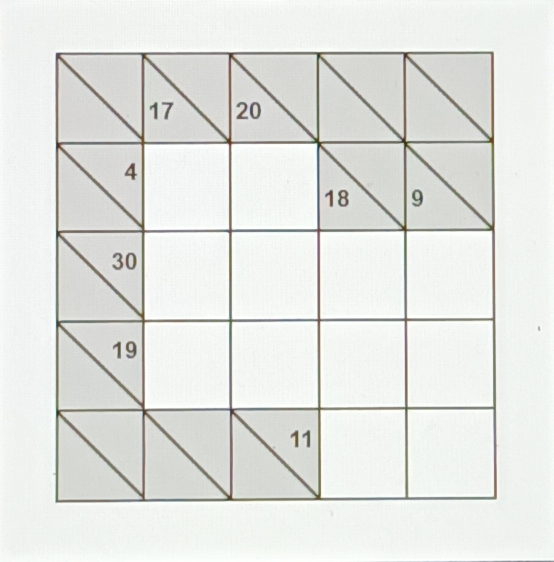
#> input picture data/original/KC_kakuro_05x05_experto_pantalla_luz_tenue.jpg, 1107 x 1123 px (shown at 1/2 size)
$ python -i cuadricula.py   (imports and definitions only)
#> lines starting #> are read from the running program, lines starting #| are printed output that depends on the picture; after the words box and inside, x2 and y2 are one past the last pixel; in counts of white or black regions, pixels touching at a corner belong together
#> further down, picture is the input picture: shape (1123, 1107, 3); mean B, G, R 225.4, 229, 227.3
"""Cuadrícula: detectar el tamaño n del tablero y la posición de sus líneas."""

import cv2
import numpy as np

from . import config


def proyecciones_lineas(imagen):
    """Calcula qué tanto aparece una línea de la grilla en cada columna y fila.

    Detecta bordes con Canny y aplica una apertura morfológica con un trazo
    largo horizontal y otro vertical: así sobreviven las líneas de la grilla
    y se borran los dígitos y la diagonal de las pistas.

    Recibe la imagen rectificada (BGR).
    Devuelve una tupla (px, py) de arreglos con valores entre 0 y 1:
      - px[x]: fracción de la columna x cubierta por líneas verticales;
      - py[y]: fracción de la fila y cubierta por líneas horizontales.
    """
    gris = cv2.cvtColor(imagen, cv2.COLOR_BGR2GRAY)
    gris = cv2.GaussianBlur(gris, config.KERNEL_DESENFOQUE_CUADRICULA, 0)
    bordes = cv2.Canny(gris, *config.CANNY_CUADRICULA)
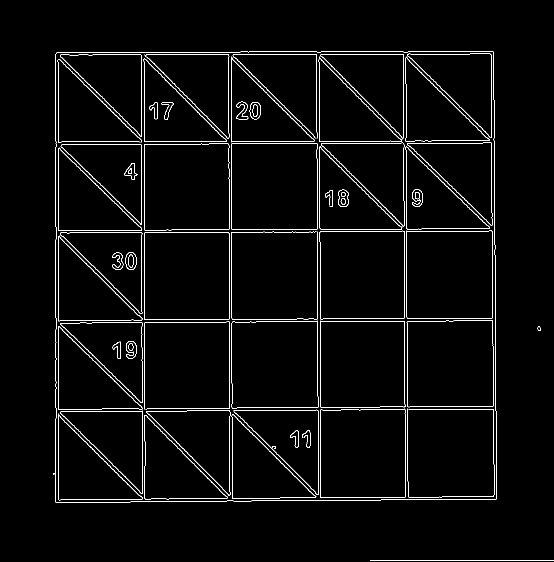
#> bordes: shape (1123, 1107) (shown at 1/2 size); 2.5% white in thin lines or dots, all inside (x1, y1, x2, y2) = (106, 103, 1107, 1122)
    bordes = cv2.dilate(bordes, np.ones(config.KERNEL_DILATACION_CUADRICULA, np.uint8))
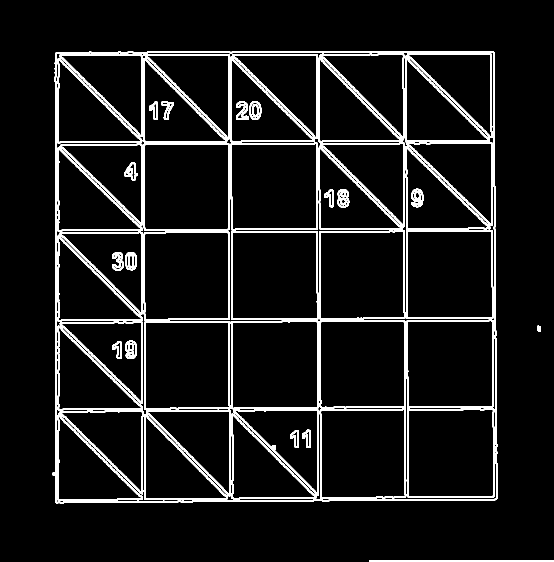
#> bordes: shape (1123, 1107) (shown at 1/2 size); 7.7% white; 27 white regions, largest, box (x1, y1, x2, y2) and area: (105, 102, 995, 1007) 35248, (288, 462, 638, 1000) 14439, (115, 643, 287, 1002) 8037
    largo = max(config.LARGO_LINEA_MIN, imagen.shape[0] // config.DIVISOR_LARGO_LINEA)
#> largo = 93
    horizontal = cv2.morphologyEx(
        bordes, cv2.MORPH_OPEN, cv2.getStructuringElement(cv2.MORPH_RECT, (largo, 1))
    )
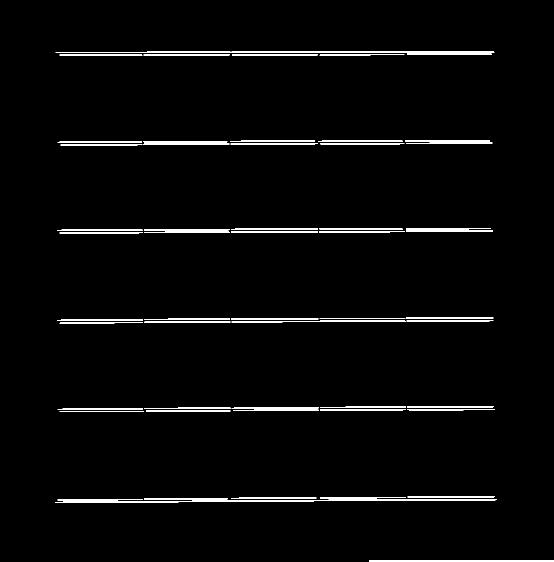
#> horizontal: shape (1123, 1107) (shown at 1/2 size); 2.3% white; 53 white regions, largest, box (x1, y1, x2, y2) and area: (110, 998, 994, 1006) 2534, (111, 102, 989, 106) 2435, (739, 1120, 1107, 1123) 1104
    vertical = cv2.morphologyEx(
        bordes, cv2.MORPH_OPEN, cv2.getStructuringElement(cv2.MORPH_RECT, (1, largo))
    )
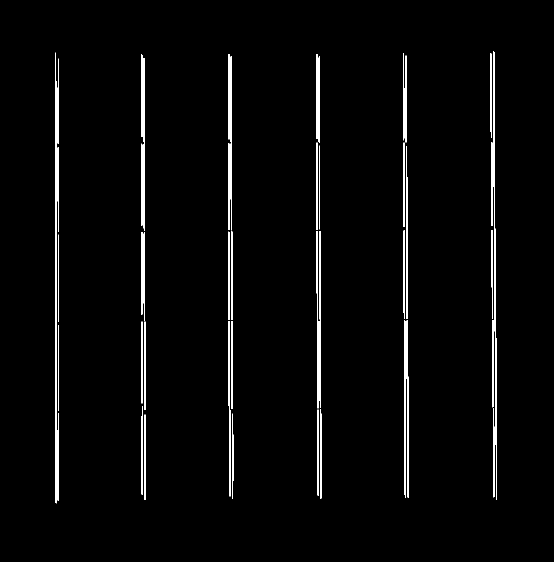
#> vertical: shape (1123, 1107) (shown at 1/2 size); 2.3% white; 45 white regions, largest, box (x1, y1, x2, y2) and area: (110, 105, 113, 1007) 2414, (986, 102, 994, 1000) 2391, (808, 641, 812, 996) 1050
    return np.mean(vertical > 0, axis=0), np.mean(horizontal > 0, axis=1)


# [43 lines left out: function detectar_cuadricula, not called in this run]

>>> import cv2
>>> picture = cv2.imread('../../data/original/KC_kakuro_05x05_experto_pantalla_luz_tenue.jpg')
>>> result = proyecciones_lineas(picture)
